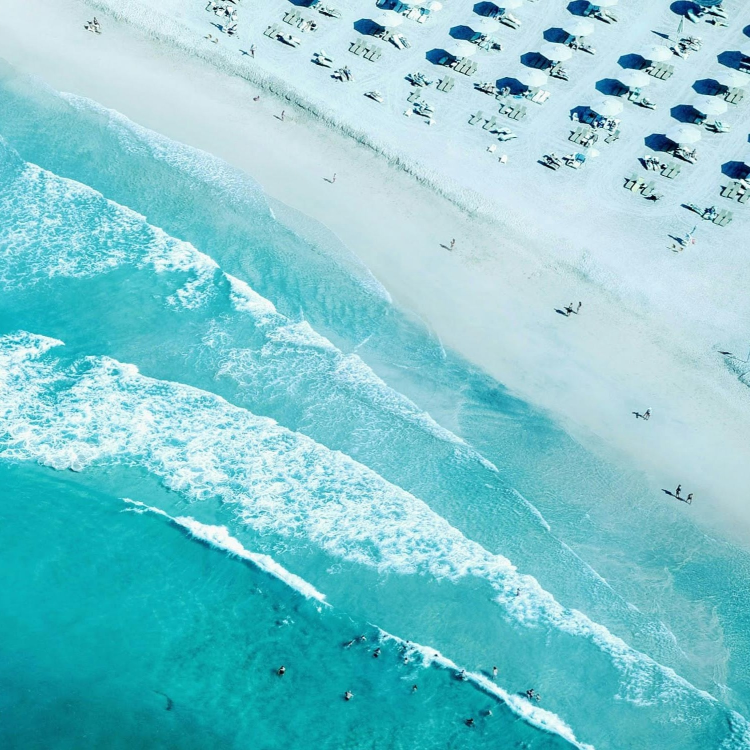
#> input picture local-tests/source_images/image_001.jpg, 1500 x 1500 px (shown at 1/2 size); its folder holds 4 pictures in this run; the run also reads 1 picture not shown here
$ python import_and_resize_images.py
#> lines starting #> are read from the running program, lines starting #| are printed output that depends on the picture
"""
Import high-resolution source images and create resized versions for testing.

This script:
  1. Reads images from a source directory.
  2. Resizes each one to three target sizes (small, medium, large) using
     a cover + center-crop strategy (no stretching).
  3. Saves them under local-tests/images/{small,medium,large}/ as
     image_001.jpg, image_002.jpg, etc.

Default source directory: local-tests/source_images/
You can override it via a CLI argument:

    python import_and_resize_images.py
    python import_and_resize_images.py "C:\\Users\\you\\Downloads\\my_photos"

Why a relative default? Because hard-coding an absolute path forces every
teammate to edit this file before running it. A relative path inside the
project means everyone works the same way: drop the source images into
local-tests/source_images/ and run the script.

The source_images/ folder is in .gitignore — image files are not versioned
in git, only this script is. Each teammate must have a local copy of the
same source images (shared via WhatsApp / Drive / etc.).
"""

import sys
from pathlib import Path
from PIL import Image


HERE = Path(__file__).parent
DEFAULT_SOURCE_DIR = HERE / "source_images"
IMAGES_DIR = HERE / "images"

SIZE_SPECS = {
    "small":  (500, 500),     # ~100 KB JPEG
    "medium": (1500, 1500),   # ~1 MB JPEG
    "large":  (3000, 3000),   # ~5 MB JPEG
}

SUPPORTED_FORMATS = (".jpg", ".jpeg", ".png", ".bmp", ".gif", ".webp")


def cover_crop(img: Image.Image, target_size: tuple) -> Image.Image:
    """
    Resize an image so it fully covers target_size, then center-crop to it.

    This preserves the aspect ratio of the input (no stretching) at the cost
    of cropping the longer edge. Standard thumbnail strategy.
    """
    src_w, src_h = img.size
    tgt_w, tgt_h = target_size

    scale = max(tgt_w / src_w, tgt_h / src_h)
    new_w = int(round(src_w * scale))
    new_h = int(round(src_h * scale))

    resized = img.resize((new_w, new_h), Image.Resampling.LANCZOS)

    left = (new_w - tgt_w) // 2
    top = (new_h - tgt_h) // 2
    return resized.crop((left, top, left + tgt_w, top + tgt_h))


def main():
    source_dir = Path(sys.argv[1]) if len(sys.argv) > 1 else DEFAULT_SOURCE_DIR

    if not source_dir.exists():
        print(f"ERROR: Source directory not found: {source_dir}")
        print()
        print("Either:")
        print(f"  1. Drop your source images into:  {DEFAULT_SOURCE_DIR}")
        print( "  2. Or pass an explicit path, e.g.:")
        print(f"     python import_and_resize_images.py \"C:\\Users\\you\\Downloads\\photos\"")
        sys.exit(1)

    image_files = sorted([
        f for f in source_dir.iterdir()
        if f.is_file() and f.suffix.lower() in SUPPORTED_FORMATS
    ])

    if not image_files:
        print(f"ERROR: No image files found in {source_dir}")
        print(f"Supported formats: {SUPPORTED_FORMATS}")
        sys.exit(1)

    print(f"Found {len(image_files)} source images in {source_dir}")
    print()

    # Prepare output directories
    for size_label in SIZE_SPECS:
        (IMAGES_DIR / size_label).mkdir(parents=True, exist_ok=True)

    # Process each source image
    for idx, src_file in enumerate(image_files, start=1):
        print(f"[{idx}/{len(image_files)}] {src_file.name}")

        try:
            img = Image.open(src_file).convert("RGB")
#> img is the input picture: PIL image 1500x1500 RGB; mean R, G, B 127, 200.3, 208.4
            print(f"    original: {img.size[0]}x{img.size[1]}")
#|     original: 1500x1500

            for size_label, target_dims in SIZE_SPECS.items():
                cropped = cover_crop(img, target_dims)
                out_path = IMAGES_DIR / size_label / f"image_{idx:03d}.jpg"
                cropped.save(out_path, format="JPEG", quality=85)
                kb = out_path.stat().st_size // 1024
                print(f"    {size_label:6s} -> {target_dims[0]}x{target_dims[1]}  ({kb} KB)")
#> this loop made 4 passes
#> pass 1, in cover_crop, `resized = img.resize((new_w, new_h), Image.Resampling.LANCZOS)`:
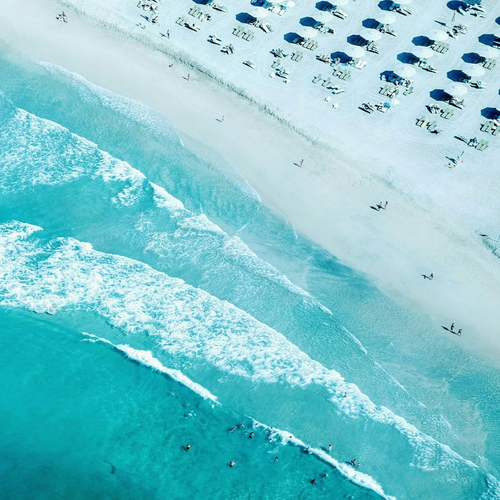
#> resized: PIL image 500x500 RGB; mean R, G, B 127, 200.3, 208.3
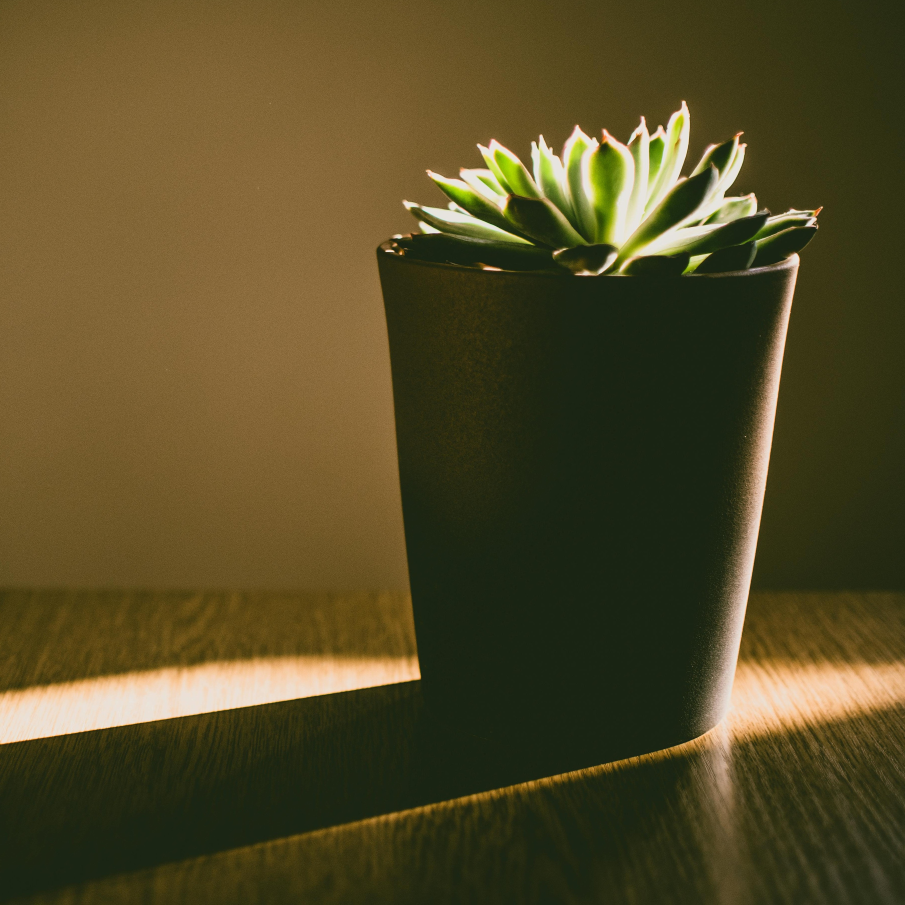
#> input picture local-tests/source_images/image_002.jpg, 3620 x 3620 px (shown at 1/4 size)
#> pass 2, in cover_crop (call 2), `resized = img.resize((new_w, new_h), Image.Resampling.LANCZOS)`:
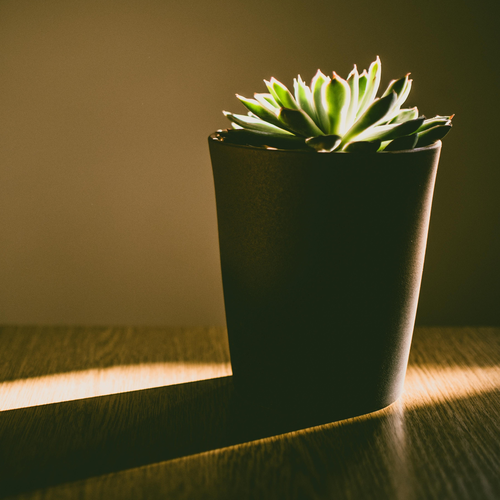
#> resized: PIL image 500x500 RGB; mean R, G, B 84.1, 74.4, 38.5
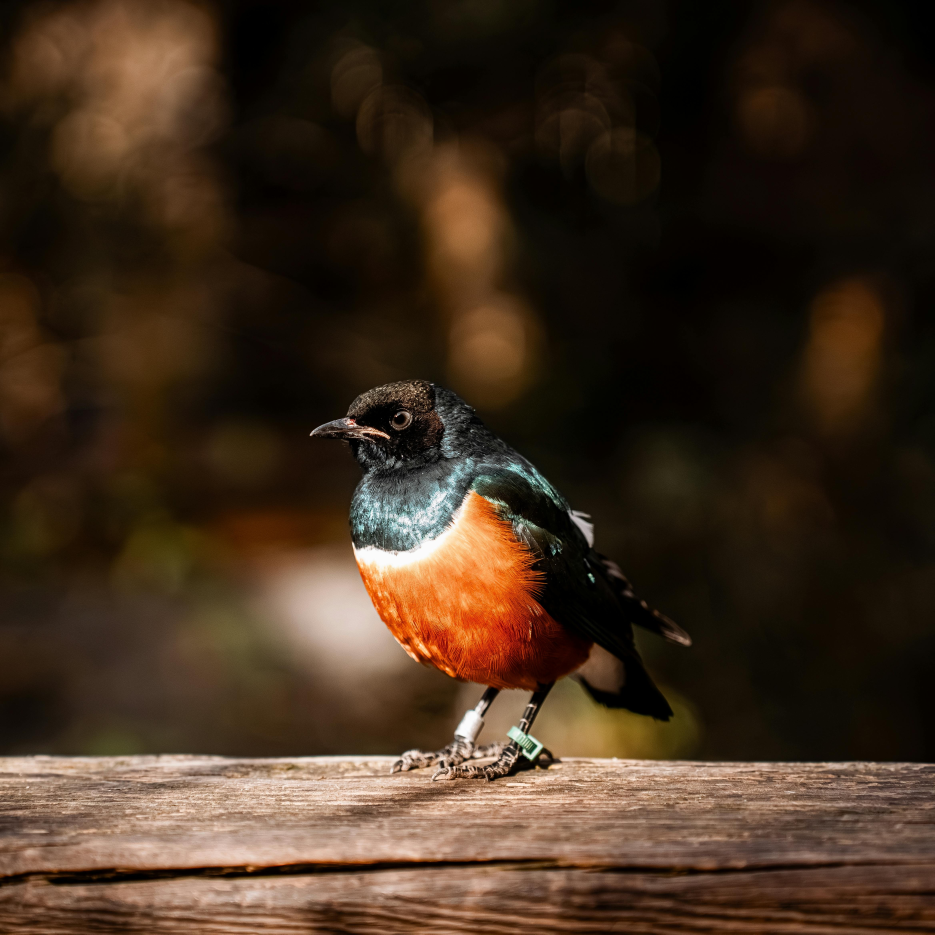
#> input picture local-tests/source_images/image_003.jpg, 4672 x 4672 px (shown at 1/5 size)
#> pass 3, in cover_crop (call 3), `resized = img.resize((new_w, new_h), Image.Resampling.LANCZOS)`:
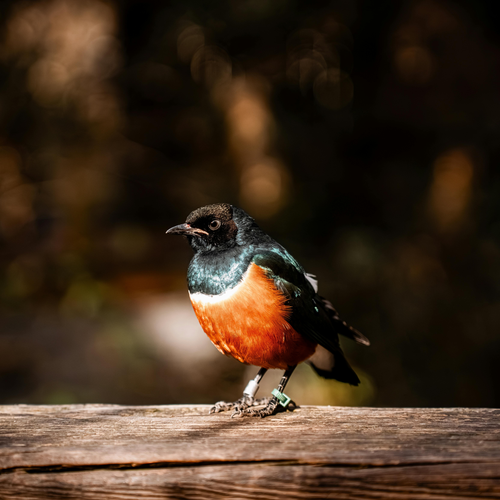
#> resized: PIL image 500x500 RGB; mean R, G, B 65.1, 46.7, 30.6
#> pass 3, in main, `img = Image.open(src_file).convert("RGB")`:
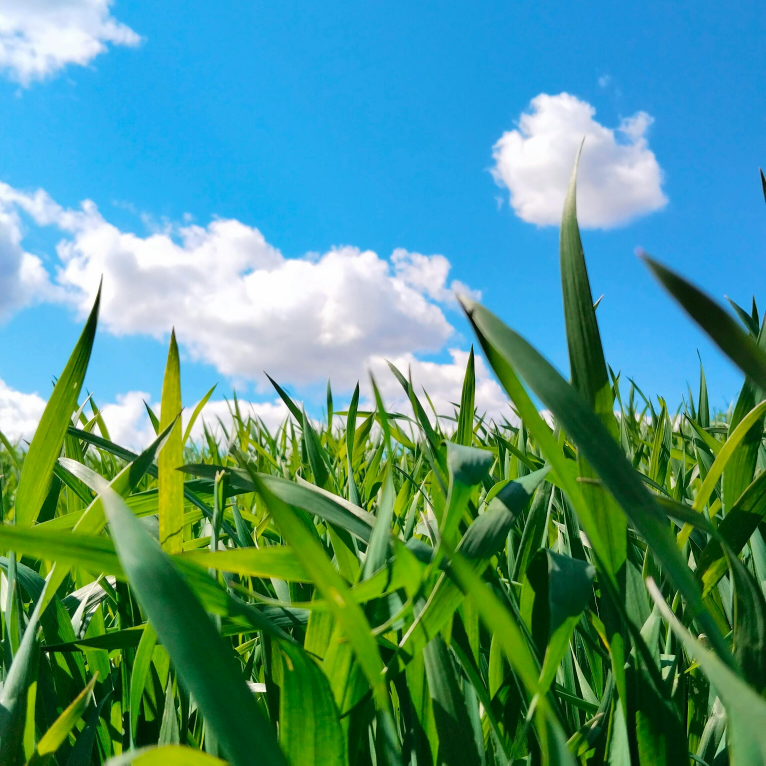
#> img: PIL image 2296x2296 RGB (shown at 1/3 size); mean R, G, B 81.3, 149.2, 135.1
#> after the loop:
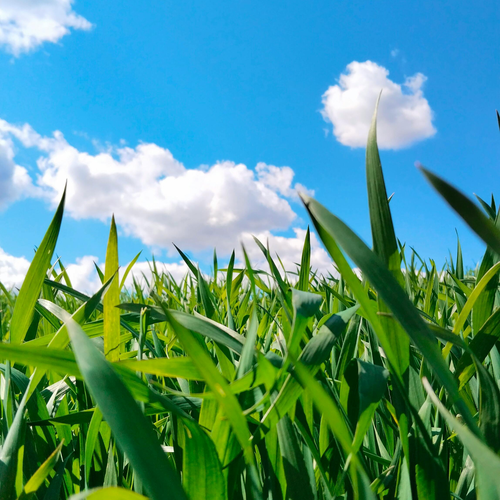
#> cropped: PIL image 500x500 RGB; mean R, G, B 81.4, 149.2, 135.1
        except Exception as e:
            print(f"    ERROR: {type(e).__name__}: {e}")
            continue

    # Summary
    print()
    print("Done. Final counts:")
    for size_label in SIZE_SPECS:
        n = len(list((IMAGES_DIR / size_label).glob("*.jpg")))
        print(f"  {size_label}: {n} images")


if __name__ == "__main__":
    main()
